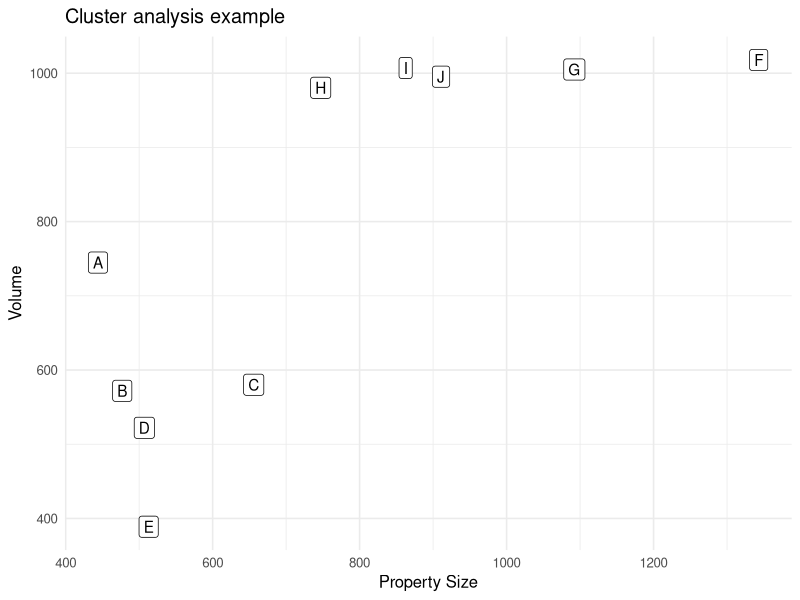

Reproduce this figure in R. (Note: this script raises an error after producing the figure.)
############################################
# R4H2O 9: Segmentation and Cluster Analysis
############################################

# Clustering Example

library(tidyverse)
set.seed(123)

consumption <- tibble(id = LETTERS[1:10],
                      property_size = c(rnorm(5, 500, 100), rnorm(5, 1000, 200)),
                      volume = c(rnorm(5, 500, 200), rnorm(5, 1000, 10)))

ggplot(consumption, aes(property_size, volume, label = id)) +
  geom_label() +
  labs(title = "Cluster analysis example",
       x = "Property Size", y = "Volume") +
  theme_minimal(base_size = 12)

head(consumption)

# Scaling the data

# Manual Scaling

with(consumption, (volume - mean(volume)) / sd(volume))

# Scaling function

consumption_scaled <- scale(consumption[, -1])
consumption_scaled

dist(s)

# Distance matrix

customers_dist <- dist(customers_scaled)
round(customers_dist, 2)

# Hierarchical clustering

customer_clusters <- hclust(customers_dist)

customer_clusters

# Visualise the clusters

plot(customer_clusters,
     main = "Clustering Example",
     sub = "Simulated data",
     labels = customers$id)

customers$segment <- cutree(customer_clusters, k = 2)

ggplot(customers, aes(property_size, consumption, fill = factor(segment))) +
    geom_label(aes(label = id)) +
    scale_fill_manual(values = c("grey90", "grey60"), name = "Segment") +
    labs(title = "Simulated weekday and weekend consumption",
         subtitle = "Cluster analysis example",
         x = "Property Size", y = "Annual consumption") +
    theme_bw(base_size = 10)

plot(rev(customer_clusters$height), type = "b")
